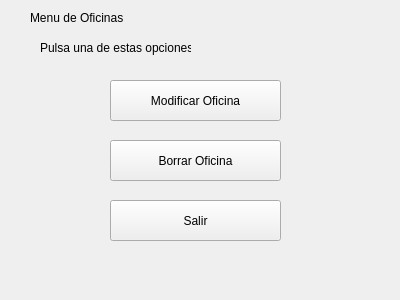
<?xml version="1.0" encoding="UTF-8"?>
<ui version="4.0">
 <class>Oficinas</class>
 <widget class="QDialog" name="Oficinas">
  <property name="geometry">
   <rect>
    <x>0</x>
    <y>0</y>
    <width>400</width>
    <height>300</height>
   </rect>
  </property>
  <property name="windowTitle">
   <string>Dialog</string>
  </property>
  <widget class="QLabel" name="label">
   <property name="geometry">
    <rect>
     <x>40</x>
     <y>40</y>
     <width>151</width>
     <height>16</height>
    </rect>
   </property>
   <property name="text">
    <string>Pulsa una de estas opciones</string>
   </property>
  </widget>
  <widget class="QLabel" name="label_2">
   <property name="geometry">
    <rect>
     <x>30</x>
     <y>10</y>
     <width>121</width>
     <height>16</height>
    </rect>
   </property>
   <property name="text">
    <string>Menu de Oficinas</string>
   </property>
  </widget>
  <widget class="QDialogButtonBox" name="buttonBox_2">
   <property name="geometry">
    <rect>
     <x>100</x>
     <y>430</y>
     <width>341</width>
     <height>32</height>
    </rect>
   </property>
   <property name="orientation">
    <enum>Qt::Horizontal</enum>
   </property>
   <property name="standardButtons">
    <set>QDialogButtonBox::Cancel|QDialogButtonBox::Ok</set>
   </property>
  </widget>
  <widget class="QPushButton" name="pushButton_5">
   <property name="geometry">
    <rect>
     <x>110</x>
     <y>320</y>
     <width>75</width>
     <height>23</height>
    </rect>
   </property>
   <property name="text">
    <string>PushButton</string>
   </property>
  </widget>
  <widget class="QPushButton" name="pushButton_6">
   <property name="geometry">
    <rect>
     <x>110</x>
     <y>380</y>
     <width>75</width>
     <height>23</height>
    </rect>
   </property>
   <property name="text">
    <string>PushButton</string>
   </property>
  </widget>
  <widget class="QPushButton" name="pushButton_4">
   <property name="geometry">
    <rect>
     <x>110</x>
     <y>200</y>
     <width>171</width>
     <height>41</height>
    </rect>
   </property>
   <property name="text">
    <string>Salir</string>
   </property>
  </widget>
  <widget class="QPushButton" name="pushButton_2">
   <property name="geometry">
    <rect>
     <x>110</x>
     <y>80</y>
     <width>171</width>
     <height>41</height>
    </rect>
   </property>
   <property name="font">
    <font>
     <pointsize>9</pointsize>
    </font>
   </property>
   <property name="text">
    <string>Modificar Oficina</string>
   </property>
  </widget>
  <widget class="QPushButton" name="pushButton_3">
   <property name="geometry">
    <rect>
     <x>110</x>
     <y>140</y>
     <width>171</width>
     <height>41</height>
    </rect>
   </property>
   <property name="font">
    <font>
     <pointsize>9</pointsize>
    </font>
   </property>
   <property name="text">
    <string>Borrar Oficina</string>
   </property>
  </widget>
 </widget>
 <resources/>
 <connections/>
</ui>
